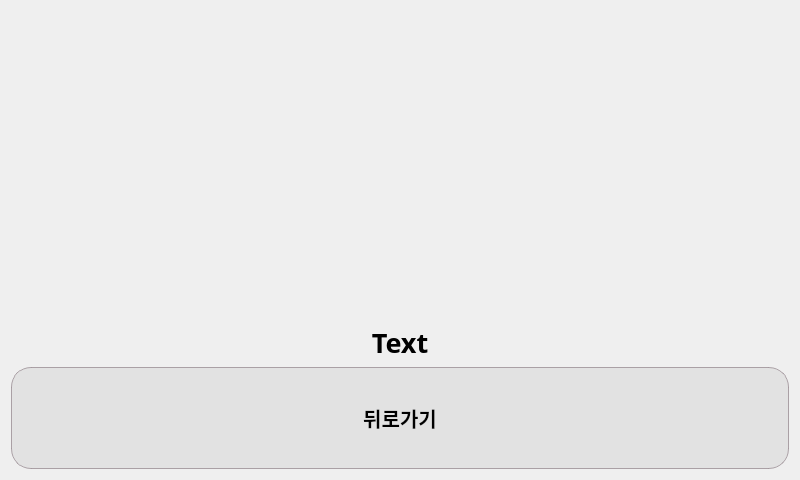
<?xml version="1.0" encoding="UTF-8"?>
<ui version="4.0">
 <class>Form</class>
 <widget class="QWidget" name="Form">
  <property name="geometry">
   <rect>
    <x>0</x>
    <y>0</y>
    <width>800</width>
    <height>480</height>
   </rect>
  </property>
  <property name="windowTitle">
   <string>Form</string>
  </property>
  <layout class="QGridLayout" name="gridLayout" rowstretch="3,0,0,0,1">
   <item row="0" column="0" colspan="2">
    <widget class="QLabel" name="label">
     <property name="text">
      <string/>
     </property>
     <property name="alignment">
      <set>Qt::AlignCenter</set>
     </property>
    </widget>
   </item>
   <item row="4" column="0" colspan="2">
    <widget class="QPushButton" name="pushButton">
     <property name="sizePolicy">
      <sizepolicy hsizetype="Minimum" vsizetype="Expanding">
       <horstretch>0</horstretch>
       <verstretch>0</verstretch>
      </sizepolicy>
     </property>
     <property name="font">
      <font>
       <family>맑은 고딕</family>
       <pointsize>15</pointsize>
       <weight>75</weight>
       <bold>true</bold>
      </font>
     </property>
     <property name="styleSheet">
      <string notr="true">QPushButton {
	border-radius: 20px;
	background-color : rgba(222,222, 222, 0.8);
	border-color: rgb(155, 142, 149, 0.8);	
	border-style : solid;
	border-width : 0.5px;
}
</string>
     </property>
     <property name="text">
      <string>뒤로가기</string>
     </property>
    </widget>
   </item>
   <item row="2" column="0" rowspan="2" colspan="2">
    <widget class="QLabel" name="label_2">
     <property name="font">
      <font>
       <family>맑은 고딕</family>
       <pointsize>20</pointsize>
       <weight>75</weight>
       <bold>true</bold>
      </font>
     </property>
     <property name="text">
      <string>Text</string>
     </property>
     <property name="alignment">
      <set>Qt::AlignCenter</set>
     </property>
    </widget>
   </item>
  </layout>
 </widget>
 <resources/>
 <connections/>
</ui>
